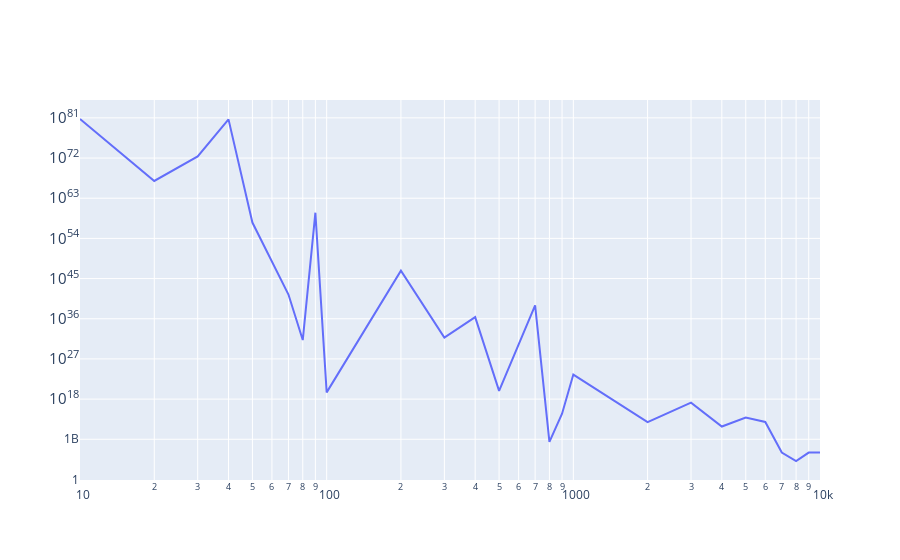

The cell this chart's notebook holds for it:
### Markdown cell above
### VAS

### Code cell
vas_line = go.Figure(lineof(x=list(vas_distances.keys()), y=list(vas_distances.values())))
vas_line.update_yaxes(type='log')
vas_line.update_xaxes(type='log')
vas_line

### Figure 1 — Plotly figure (JSON) as saved in the notebook; plotly's stock layout.template omitted (floating-point values rounded to 4 significant figures)
{"data": [{"mode": "lines", "type": "scatter", "x": [10, 20, 30, 40, 50, 60, 70, 80, 90, 100, 200, 300, 400, 500, 600, 700, 800, 900, 1000, 2000, 3000, 4000, 5000, 6000, 7000, 8000, 9000, 10000], "y": [5.579e+80, 7.334e+66, 2.376e+72, 4.592e+80, 3.546e+57, 7.552e+48, 2.613e+41, 1.685e+31, 5.707e+59, 32521309654286690000, 5.939e+46, 6.196e+31, 2.359e+36, 70869519609574965000, 2.647e+30, 9.866e+38, 255500000.0, 518000000000000.0, 3.104e+23, 6861000000000.0, 163385002075931260, 710200000000.0, 73400000000000.0, 7728000000000.0, 1093000.0, 13660.0, 1042000.0, 1104000.0]}], "layout": {"xaxis": {"type": "log"}, "yaxis": {"type": "log"}}}
